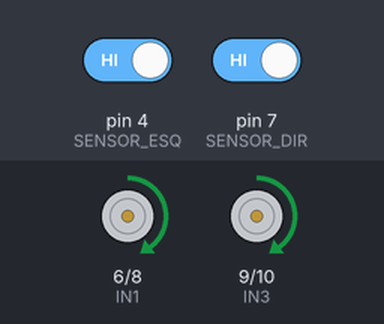
Bench run of a sketch on a simulated Arduino Uno, built with avr-gcc and run on an emulated ATmega328P. On the bench: motor-driver pin pairs drawn as motors (green arrow = first pin HIGH = forward, orange = second pin HIGH = backward, longer = more drive, scaled by the enable pin). The inputs (shaded band) are chosen by the test bench; at power-on: pin 4 (SENSOR_ESQ) HIGH, pin 7 (SENSOR_DIR) HIGH.

Above: at 1.2 s.
1.3 s: pin 4 (SENSOR_ESQ) driven LOW
At 1.7 s:
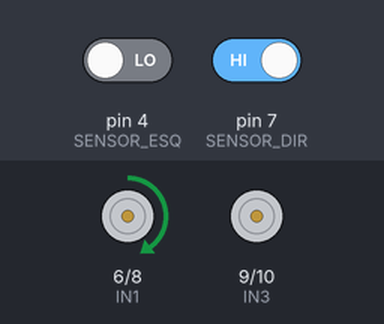
2.8 s: pin 4 (SENSOR_ESQ) driven HIGH
At 4.0 s:
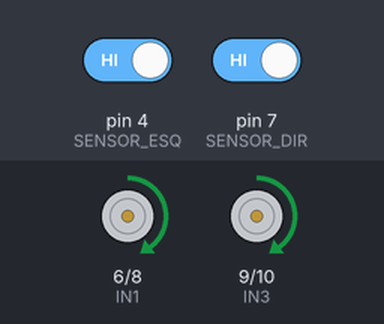
4.3 s: pin 7 (SENSOR_DIR) driven LOW
At 5.1 s:
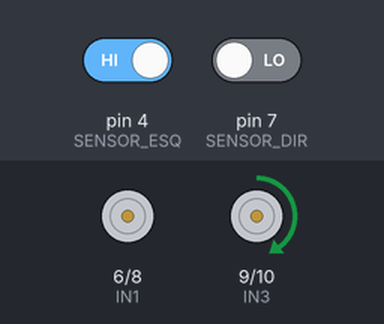
5.8 s: pin 7 (SENSOR_DIR) driven HIGH
At 6.3 s:
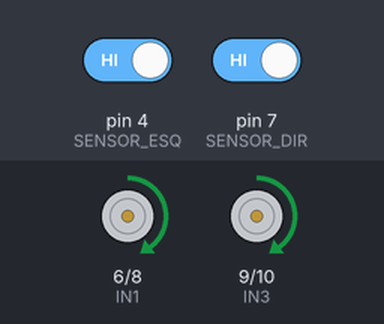
Timing chart, 0 to 8.3 s (numbered marks = the images above; inputs shaded):
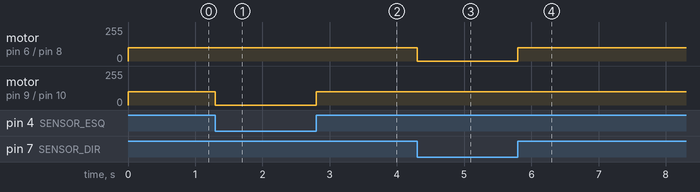

The sketch:

arduinoseguidor.ino
```cpp
#define SENSOR_ESQ 4
#define SENSOR_DIR 7

#define ENA 3
#define IN1 6 //frente
#define IN2 8 //tras

#define ENB 11
#define IN3 9 //frente
#define IN4 10 //tras

// Aumentado de 50 para 140 para dar força suficiente aos motores
#define VELOCIDADE 100

void setup() {
  pinMode(SENSOR_ESQ, INPUT);
  pinMode(SENSOR_DIR, INPUT);

  pinMode(ENA, OUTPUT);
  pinMode(ENB, OUTPUT);

  pinMode(IN1, OUTPUT);
  pinMode(IN2, OUTPUT);
  pinMode(IN3, OUTPUT);
  pinMode(IN4, OUTPUT);
}

void frente() {
  digitalWrite(IN1, HIGH);
  digitalWrite(IN2, LOW);

  digitalWrite(IN3, HIGH);
  digitalWrite(IN4, LOW);

  analogWrite(ENA, VELOCIDADE);
  analogWrite(ENB, VELOCIDADE);
}

void esquerda() {
  digitalWrite(IN1, LOW);
  digitalWrite(IN2, HIGH);

  digitalWrite(IN3, HIGH);
  digitalWrite(IN4, LOW);

  analogWrite(ENA, 0);
  analogWrite(ENB, VELOCIDADE);
}

void direita() {
  digitalWrite(IN1, HIGH);
  digitalWrite(IN2, LOW);

  digitalWrite(IN3, LOW);
  digitalWrite(IN4, HIGH);

  analogWrite(ENA, VELOCIDADE);
  analogWrite(ENB, 0);
}

void loop() {
  int esq = digitalRead(SENSOR_ESQ);
  int dir = digitalRead(SENSOR_DIR);

  // Ajustado para pista BRANCA (LOW) e linha PRETA (HIGH)
  if (esq == LOW && dir == LOW) {
    frente();
  }
  else if (esq == HIGH && dir == LOW) {
    esquerda();
  }
  else if (esq == LOW && dir == HIGH) {
    direita();
  }
  else {
    frente();
  }
}
```

Measured:
- after the input at 1.3 s, motor on pin 9 (IN3) / pin 10 (IN4): forward 100/255 → stopped at once
- after the input at 2.8 s, motor on pin 9 (IN3) / pin 10 (IN4): stopped → forward 100/255 at once
- after the input at 4.3 s, motor on pin 6 (IN1) / pin 8 (IN2): forward 100/255 → stopped at once
- after the input at 5.8 s, motor on pin 6 (IN1) / pin 8 (IN2): stopped → forward 100/255 at once
